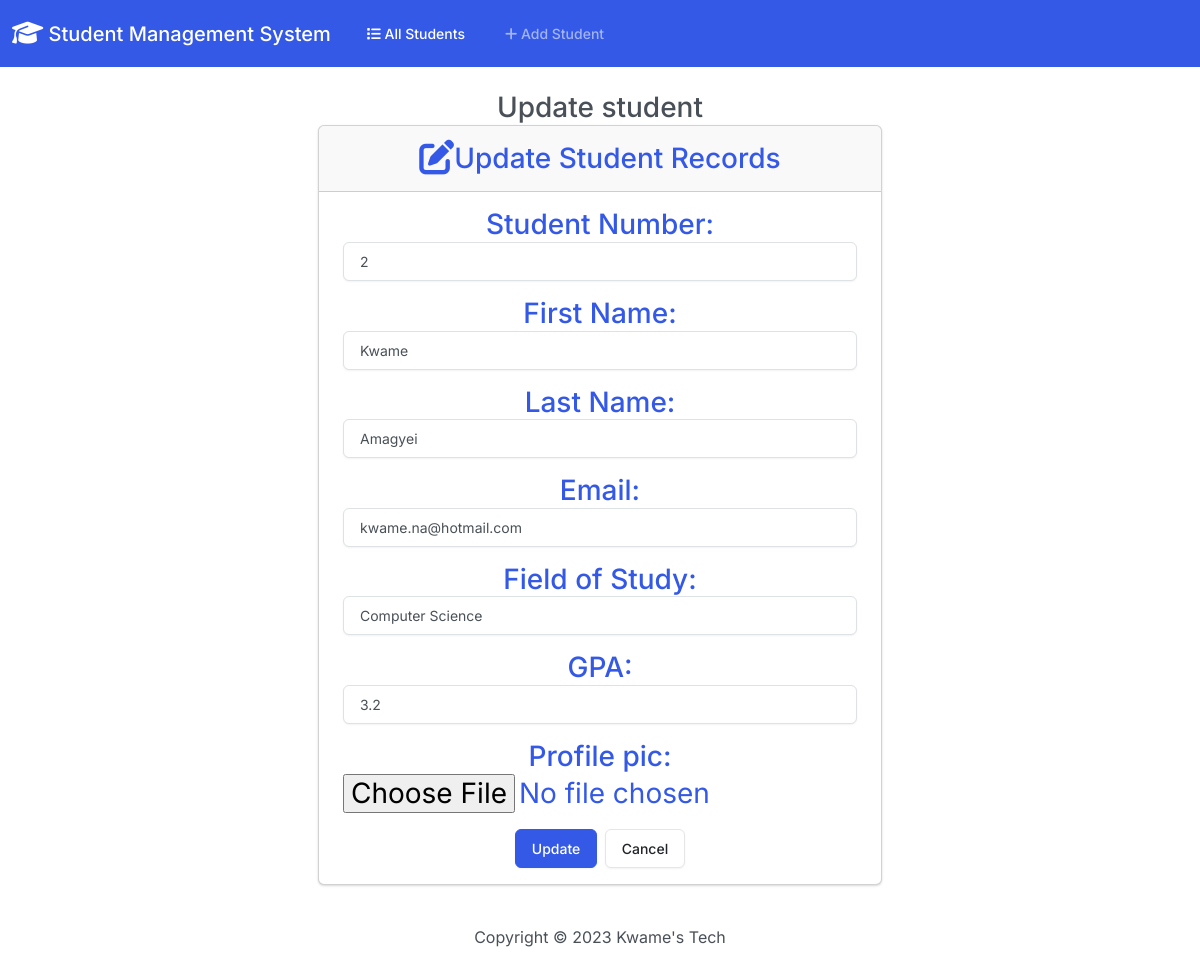
Page /edit/1/ on the committed database.
### students/models.py (models this page shows, shortened)
class Student(models.Model):
    student_number = models.PositiveIntegerField()
    first_name = models.CharField(max_length=80)
    last_name = models.CharField(max_length=80)
    email =models.EmailField(max_length=120)
    field_of_study = models.CharField(max_length=50)
    gpa = models.FloatField(default=3.0)
    profile_pic = models.ImageField(upload_to= 'static/images/', blank=True, null=True)

### students/views.py (the view)
# urls.py: path('edit/<int:id>/', views.edit, name='edit'),
def edit(request, id):
    if request.method == 'POST':
        student = Student.objects.get(pk=id) # gets the student whose primary key is equal to the id and stores inside the student vtiable
        form = StudentForm(request.POST,  instance=student) #instantiates the from the instance argument ensures we are editing information from the right student
        if form.is_valid(): #save form
            form.save()
            return render(request, 'students/edit.html',{
                'form': form,
                'student': student,
                'success': True
            })
    else: #none post instance
        student = Student.objects.get(pk=id)
        form = StudentForm(instance=student)
    return render(request, 'students/edit.html',{
            'form': form ,
        })

### students/forms.py
class StudentForm(forms.ModelForm):
    class Meta:
        model = Student
        fields = ['student_number', 'first_name', 'last_name', 'email', 'field_of_study', 'gpa', 'profile_pic']
        labels = {
            'student_number': 'Student Number',
            'first_name': 'First Name',
            'last_name': 'Last Name',
            'email': 'Email',
            'field_of_study': 'Field of Study',
            'gpa': 'GPA'
        }
        widgets = {
            'student_number': forms.NumberInput(attrs={'class': 'form-control '}),
            'first_name':  forms.TextInput(attrs={'class': 'form-control '}),
            'last_name':   forms.TextInput(attrs={'class': 'form-control '}),
            'email':   forms.EmailInput(attrs={'class': 'form-control '}),
            'field_of_study':   forms.TextInput(attrs={'class': 'form-control '}),
            'gpa': forms.NumberInput(attrs={'class': 'form-control '}),
        }

### students/templates/students/edit.html (shortened to what this page needs)
{% extends './base.html' %}
{% load static %}
{% block content %}
<h3 class="text-center m-4">
    Update student
    {% if success %}
        <div class="alert alert-success" role="alert">
            The New Student was updated Successfully
            <a href="{% url 'index' %}" class="alert-link"> Go to HomePage.</a>
        </div>
    {% else %}
        <div class="row justify-content-center">
            <div class="col-6 ">
                <div class="card text-primary  mb-3" >
                    <div class="card-header">
                        <i class="fa-solid fa-pen-to-square fa-lg"></i>Update Student Records
                    </div>
                    <div class="card-body">
                        <form action="" method="POST">
                            {{form.as_p}}
                            <button class="btn btn-primary" type="submit">Update</button>
                            <a href="{% url 'index' %}" class="btn btn-secondary">Cancel</a>
                        </form>
                    </div>
                  </div>
            </div>
        </div>
    {% endif %}
</h3>
{% endblock %}

### rows in the picture
Student: student_number "2", first_name "Kwame", last_name "Amagyei", email "kwame.na@hotmail.com", field_of_study "Computer Science", gpa "3.2"
